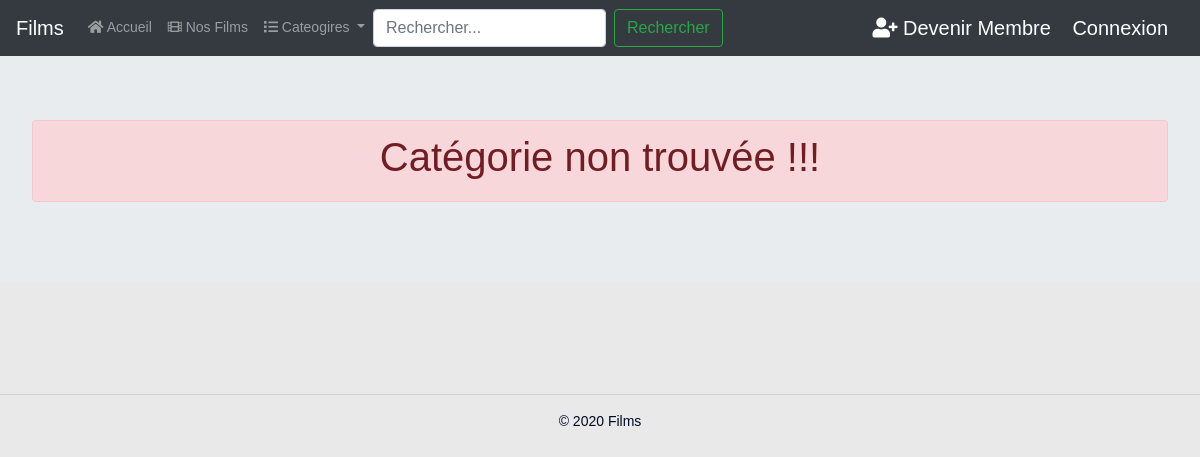
The page /viewsfilms/category.php?slug=test on the database as committed earlier.
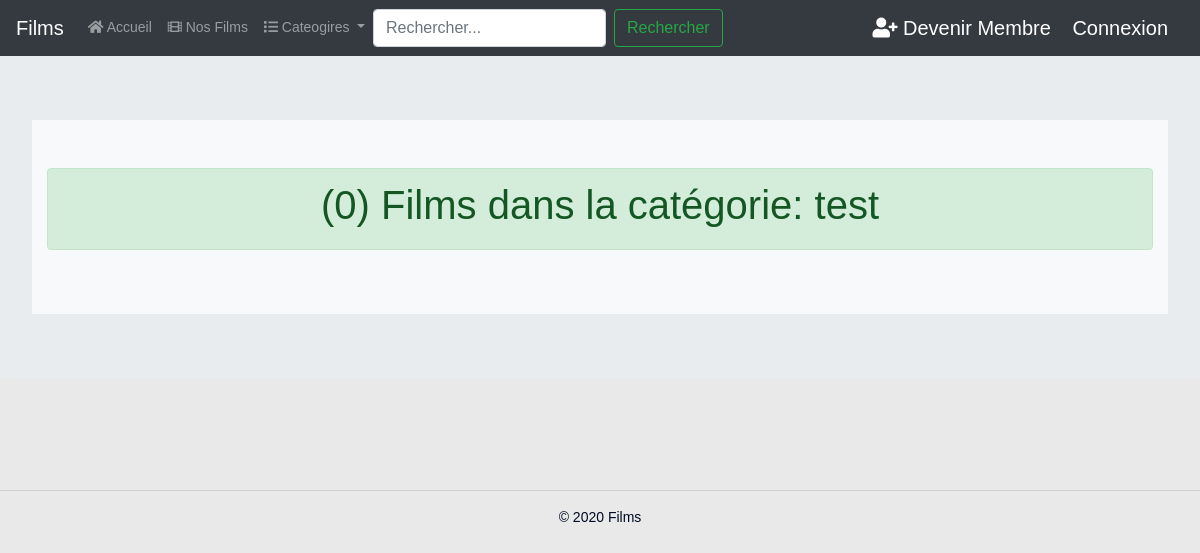
The same page on the database as committed later.
### tables this page shows
CREATE TABLE `categories` (
  `id` int(11) unsigned NOT NULL AUTO_INCREMENT,
  `titre` varchar(255) DEFAULT NULL,
  `slug` varchar(255) DEFAULT NULL,
  `created_at` timestamp NULL DEFAULT CURRENT_TIMESTAMP,
  `updated_at` timestamp NULL DEFAULT CURRENT_TIMESTAMP,
  PRIMARY KEY (`id`)
);

### viewsfilms/includes/db.php (called while the page is built, shortened)
<?php
  function getMoviesByCategory($slug,$conn)  {
    try {
      $stmt = $conn->prepare('SELECT f.*, c.titre As cat_title FROM films f Left JOIN categories c  ON f.category_id=c.id WHERE slug = ? ORDER BY created_at');
      $stmt->execute([$slug]);
      return $stmt->fetchAll();
    } catch(PDOException $e) {
      die("Error While fetching the movies: " . $e->getMessage());
    }
  }
  function getPageCat($slug,$conn)  {
    try {
      $stmt=$conn->prepare('SELECT * FROM categories  WHERE slug = ?');
      $stmt->execute([$slug]);
      return $stmt->fetch();
    } catch(PDOException $e) {
      die("Error While fetching the category: " . $e->getMessage());
    }
  }
?>

### viewsfilms/category.php (the view, shortened to what this page needs)
<?php
  include("includes/db.php");
  $slug = "";
  if (isset($_GET['slug']) && !empty($_GET['slug']) ){
		$slug = $_GET['slug'];
	}else{
    header("location:list.php");
  }
  $cat    = getPageCat($slug,$conn);
  $films  = getMoviesByCategory($slug,$conn);
?>
<!DOCTYPE html>
<html lang="en">
<head>
  <?php include_once("includes/header.php"); ?>
</head>
<body>
  <main role="main">
    <?php include_once("includes/menu.php"); ?>
    <section class="jumbotron text-center">
      <?php if (!empty($cat)){ ?>
      <div class="album py-5 bg-light">
        <div class="container">
          <div class="alert alert-success" role="alert">
            <h1 class="jumbotron-heading"> (<?php echo count($films); ?>) Films dans la catégorie:
              <?php echo $cat["titre"]; ?></h1>
          </div>
        </div>
      </div>
      <?php } else{ ?>
      <div class="alert alert-danger" role="alert">
        <h1 class="jumbotron-heading">Catégorie non trouvée !!!</h1>
      </div>
      <?php } ?>
    </section>
  </main>
  <?php include_once("includes/footer.php");?>
</body>
</html>

Rows that differ between the two databases and show on the page:
added categories: titre "test"
Other text that changed with them:
count($films): (not shown) → "0"
text no longer shown: "Catégorie non trouvée !!!"
text now shown: "( ) Films dans la catégorie:"
